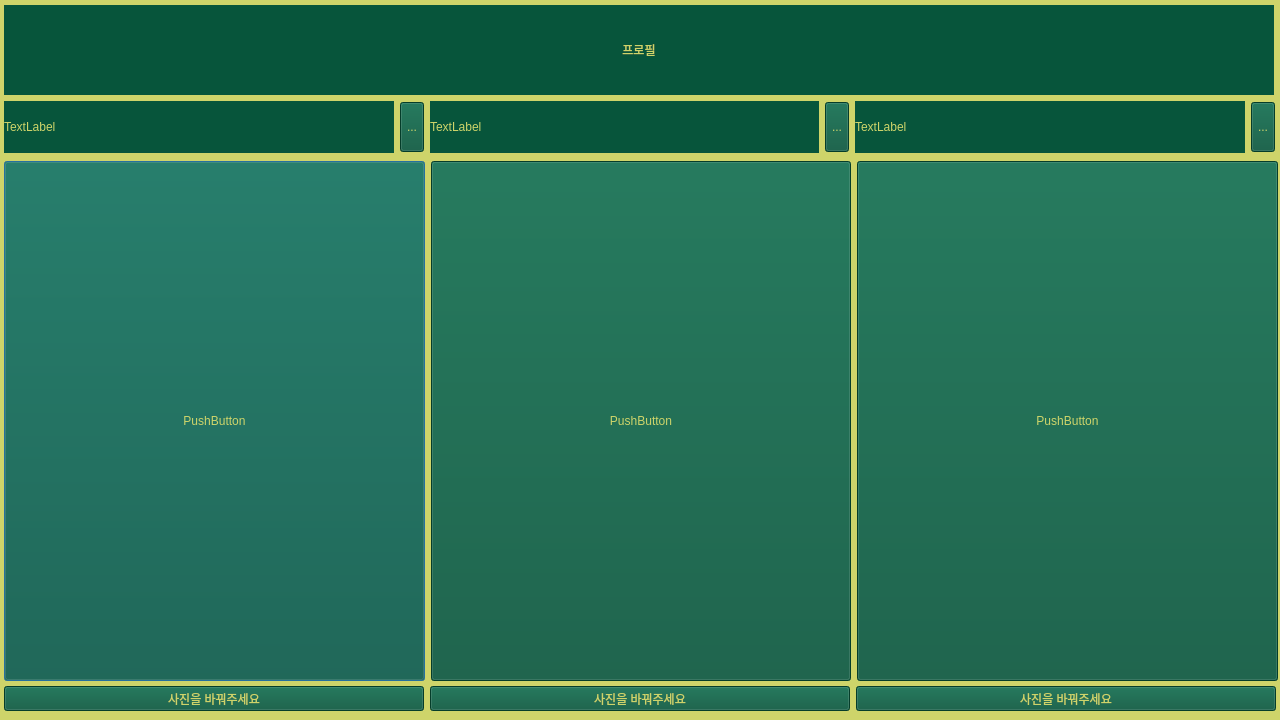
<?xml version="1.0" encoding="UTF-8"?>
<ui version="4.0">
 <class>Dialog</class>
 <widget class="QDialog" name="Dialog">
  <property name="geometry">
   <rect>
    <x>0</x>
    <y>0</y>
    <width>1280</width>
    <height>720</height>
   </rect>
  </property>
  <property name="minimumSize">
   <size>
    <width>1280</width>
    <height>720</height>
   </size>
  </property>
  <property name="windowTitle">
   <string>Dialog</string>
  </property>
  <property name="styleSheet">
   <string notr="true">background-color:rgb(206, 212, 106);
</string>
  </property>
  <widget class="QLabel" name="label">
   <property name="geometry">
    <rect>
     <x>4</x>
     <y>5</y>
     <width>1270</width>
     <height>90</height>
    </rect>
   </property>
   <property name="minimumSize">
    <size>
     <width>1270</width>
     <height>90</height>
    </size>
   </property>
   <property name="maximumSize">
    <size>
     <width>1270</width>
     <height>16777215</height>
    </size>
   </property>
   <property name="styleSheet">
    <string notr="true">background-color: rgb(7, 85, 59);
color:rgb(206, 212, 106);
</string>
   </property>
   <property name="text">
    <string>프로필</string>
   </property>
   <property name="alignment">
    <set>Qt::AlignCenter</set>
   </property>
  </widget>
  <widget class="QWidget" name="layoutWidget">
   <property name="geometry">
    <rect>
     <x>4</x>
     <y>101</y>
     <width>1271</width>
     <height>52</height>
    </rect>
   </property>
   <layout class="QHBoxLayout" name="horizontalLayout">
    <item>
     <widget class="QLabel" name="label_2">
      <property name="minimumSize">
       <size>
        <width>0</width>
        <height>50</height>
       </size>
      </property>
      <property name="styleSheet">
       <string notr="true">background-color: rgb(7, 85, 59);
color:rgb(206, 212, 106);
</string>
      </property>
      <property name="text">
       <string>TextLabel</string>
      </property>
     </widget>
    </item>
    <item>
     <widget class="QToolButton" name="toolButton">
      <property name="minimumSize">
       <size>
        <width>0</width>
        <height>50</height>
       </size>
      </property>
      <property name="styleSheet">
       <string notr="true">background-color: rgb(7, 85, 59);
color:rgb(206, 212, 106);
</string>
      </property>
      <property name="text">
       <string>...</string>
      </property>
     </widget>
    </item>
    <item>
     <widget class="QLabel" name="label_3">
      <property name="styleSheet">
       <string notr="true">background-color: rgb(7, 85, 59);
color:rgb(206, 212, 106);
</string>
      </property>
      <property name="text">
       <string>TextLabel</string>
      </property>
     </widget>
    </item>
    <item>
     <widget class="QToolButton" name="toolButton_2">
      <property name="minimumSize">
       <size>
        <width>0</width>
        <height>50</height>
       </size>
      </property>
      <property name="styleSheet">
       <string notr="true">background-color: rgb(7, 85, 59);
color:rgb(206, 212, 106);
</string>
      </property>
      <property name="text">
       <string>...</string>
      </property>
     </widget>
    </item>
    <item>
     <widget class="QLabel" name="label_4">
      <property name="styleSheet">
       <string notr="true">background-color: rgb(7, 85, 59);
color:rgb(206, 212, 106);
</string>
      </property>
      <property name="text">
       <string>TextLabel</string>
      </property>
     </widget>
    </item>
    <item>
     <widget class="QToolButton" name="toolButton_3">
      <property name="minimumSize">
       <size>
        <width>0</width>
        <height>50</height>
       </size>
      </property>
      <property name="styleSheet">
       <string notr="true">background-color: rgb(7, 85, 59);
color:rgb(206, 212, 106);
</string>
      </property>
      <property name="text">
       <string>...</string>
      </property>
     </widget>
    </item>
   </layout>
  </widget>
  <widget class="QWidget" name="">
   <property name="geometry">
    <rect>
     <x>4</x>
     <y>160</y>
     <width>1274</width>
     <height>522</height>
    </rect>
   </property>
   <layout class="QHBoxLayout" name="horizontalLayout_2">
    <item>
     <widget class="QPushButton" name="pushButton">
      <property name="minimumSize">
       <size>
        <width>420</width>
        <height>520</height>
       </size>
      </property>
      <property name="styleSheet">
       <string notr="true">background-color: rgb(7, 85, 59);
color:rgb(206, 212, 106);
</string>
      </property>
      <property name="text">
       <string>PushButton</string>
      </property>
     </widget>
    </item>
    <item>
     <widget class="QPushButton" name="pushButton_3">
      <property name="minimumSize">
       <size>
        <width>420</width>
        <height>520</height>
       </size>
      </property>
      <property name="styleSheet">
       <string notr="true">background-color: rgb(7, 85, 59);
color:rgb(206, 212, 106);
</string>
      </property>
      <property name="text">
       <string>PushButton</string>
      </property>
     </widget>
    </item>
    <item>
     <widget class="QPushButton" name="pushButton_2">
      <property name="minimumSize">
       <size>
        <width>420</width>
        <height>520</height>
       </size>
      </property>
      <property name="styleSheet">
       <string notr="true">background-color: rgb(7, 85, 59);
color:rgb(206, 212, 106);
</string>
      </property>
      <property name="text">
       <string>PushButton</string>
      </property>
     </widget>
    </item>
   </layout>
  </widget>
  <widget class="QWidget" name="">
   <property name="geometry">
    <rect>
     <x>4</x>
     <y>686</y>
     <width>1274</width>
     <height>26</height>
    </rect>
   </property>
   <layout class="QHBoxLayout" name="horizontalLayout_3">
    <item>
     <widget class="QToolButton" name="pic_ch1">
      <property name="minimumSize">
       <size>
        <width>420</width>
        <height>0</height>
       </size>
      </property>
      <property name="styleSheet">
       <string notr="true">background-color: rgb(7, 85, 59);
color:rgb(206, 212, 106);
</string>
      </property>
      <property name="text">
       <string>사진을 바꿔주세요</string>
      </property>
     </widget>
    </item>
    <item>
     <widget class="QToolButton" name="pic_ch2">
      <property name="minimumSize">
       <size>
        <width>420</width>
        <height>0</height>
       </size>
      </property>
      <property name="styleSheet">
       <string notr="true">background-color: rgb(7, 85, 59);
color:rgb(206, 212, 106);
</string>
      </property>
      <property name="text">
       <string>사진을 바꿔주세요</string>
      </property>
     </widget>
    </item>
    <item>
     <widget class="QToolButton" name="pic_ch3">
      <property name="minimumSize">
       <size>
        <width>420</width>
        <height>0</height>
       </size>
      </property>
      <property name="styleSheet">
       <string notr="true">background-color: rgb(7, 85, 59);
color:rgb(206, 212, 106);
</string>
      </property>
      <property name="text">
       <string>사진을 바꿔주세요</string>
      </property>
     </widget>
    </item>
   </layout>
  </widget>
 </widget>
 <resources/>
 <connections>
  <connection>
   <sender>pushButton</sender>
   <signal>clicked()</signal>
   <receiver>Dialog</receiver>
   <slot>n2_1_click_open()</slot>
   <hints>
    <hint type="sourcelabel">
     <x>339</x>
     <y>683</y>
    </hint>
    <hint type="destinationlabel">
     <x>353</x>
     <y>719</y>
    </hint>
   </hints>
  </connection>
  <connection>
   <sender>pushButton_3</sender>
   <signal>clicked()</signal>
   <receiver>Dialog</receiver>
   <slot>n2_2_click_open()</slot>
   <hints>
    <hint type="sourcelabel">
     <x>716</x>
     <y>683</y>
    </hint>
    <hint type="destinationlabel">
     <x>727</x>
     <y>719</y>
    </hint>
   </hints>
  </connection>
  <connection>
   <sender>pushButton_2</sender>
   <signal>clicked()</signal>
   <receiver>Dialog</receiver>
   <slot>n2_3_click_open()</slot>
   <hints>
    <hint type="sourcelabel">
     <x>1119</x>
     <y>673</y>
    </hint>
    <hint type="destinationlabel">
     <x>1110</x>
     <y>719</y>
    </hint>
   </hints>
  </connection>
 </connections>
 <slots>
  <slot>n2_3_click_open()</slot>
  <slot>n2_1_click_open()</slot>
  <slot>n2_2_click_open()</slot>
 </slots>
</ui>
